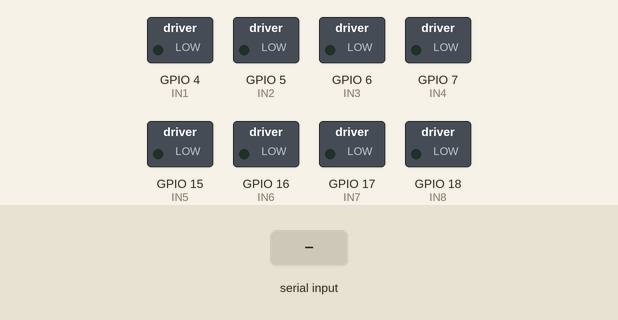
A sketch run on a simulated ESP32-S3. On the bench: switched loads named in the sketch (green lamp = pin HIGH). The test bench sets the inputs (shaded band). What the sketch prints to the serial monitor is not drawn.

Above: at 1.2 s.
1.3 s: "F\n" received over Serial
At 1.7 s:
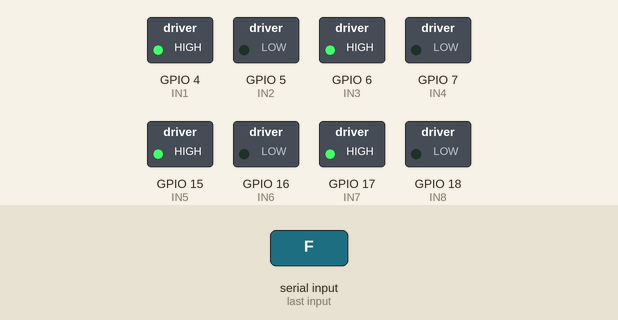
3.3 s: "B\n" received over Serial
At 3.7 s:
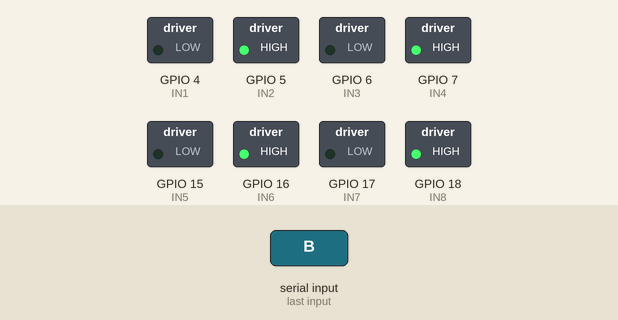
5.3 s: "SL\n" received over Serial
At 5.7 s:
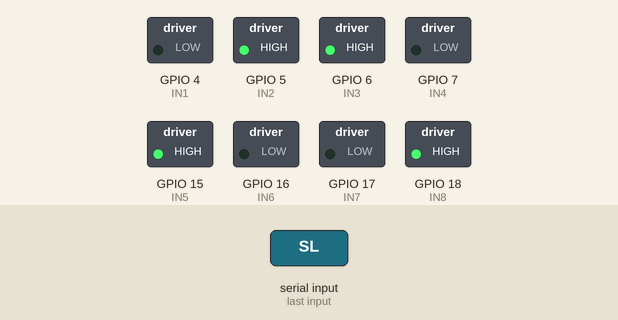
7.3 s: "SR\n" received over Serial
At 7.6 s:
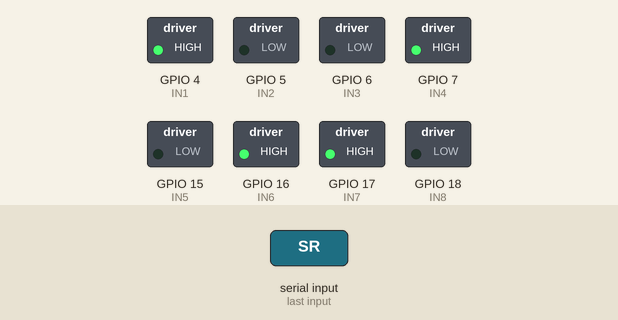
9.3 s: "RL\n" received over Serial
At 9.7 s:
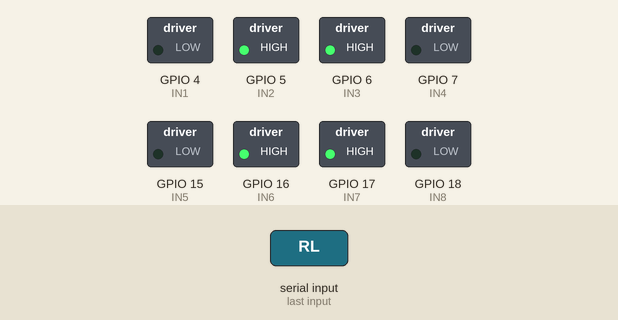
11.3 s: "RR\n" received over Serial
At 11.7 s:
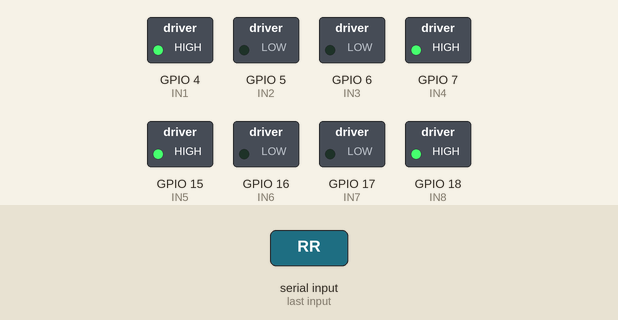
Timing chart, 0 to 14.3 s (numbered marks = the images above; inputs shaded):
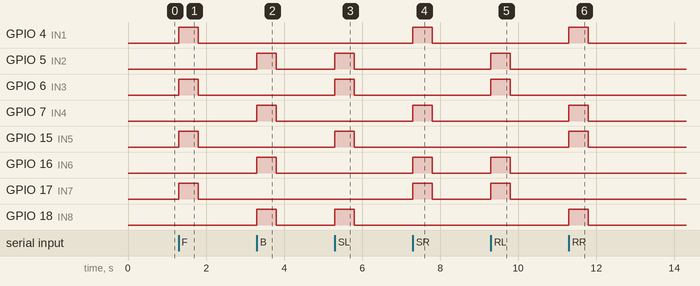

The sketch:

mecanum_car_esp32s3.ino
```cpp
// Mecanum Wheel Robot Car - ESP32-S3 (DevKitC-1) version
// Basado en https://robotlk.com/web-controlled-mecanum-wheel-robot-car-using-esp32/
// Cambios respecto al original:
//   1. Pines remapeados: el original usa GPIO 26-33, reservados/no expuestos en ESP32-S3.
//   2. Corregidas forwardLeft/forwardRight/backLeft/backRight (estaban cruzadas izq/der).
//   3. Watchdog: si no llega ningun comando en 500ms, detiene motores (evita carrito descontrolado
//      si se corta el cable o el proceso del otro lado se cuelga).
//   4. Control por Serial (USB) en vez de WiFi/HTTP: el ESP32 va conectado por cable directo
//      a la Raspberry Pi, así que no hace falta radio de por medio — un comando por línea,
//      mismo protocolo de texto (F/B/SL/SR/RL/RR/FL/FR/BL/BR/S) que antes viajaba como
//      ?move=<código> por HTTP. Ver Clients/Carrito_Client.py en deploy-raspberry-standalone/.

// Motor pins (ESP32-S3-DevKitC-1: evita 0,3,19,20,26-32,43-46)
int IN1 = 4,  IN2 = 5;   // Front Left
int IN3 = 6,  IN4 = 7;   // Front Right
int IN5 = 15, IN6 = 16;  // Back Left
int IN7 = 17, IN8 = 18;  // Back Right

unsigned long lastCmdTime = 0;
const unsigned long CMD_TIMEOUT = 500; // ms

void setup() {
  Serial.begin(115200);

  pinMode(IN1, OUTPUT); pinMode(IN2, OUTPUT);
  pinMode(IN3, OUTPUT); pinMode(IN4, OUTPUT);
  pinMode(IN5, OUTPUT); pinMode(IN6, OUTPUT);
  pinMode(IN7, OUTPUT); pinMode(IN8, OUTPUT);

  stopCar();
  lastCmdTime = millis();

  Serial.println("Listo. Comandos por Serial: F/B/SL/SR/RL/RR/FL/FR/BL/BR/S, uno por línea.");
}

void loop() {
  // Un comando por línea (terminada en '\n'), igual que antes era un query
  // param por request — se lee de a línea completa, no byte a byte, para no
  // ejecutar un comando a medio escribir.
  if (Serial.available()) {
    String linea = Serial.readStringUntil('\n');
    linea.trim();
    if (linea.length() > 0) {
      ejecutarComando(linea);
      lastCmdTime = millis();
    }
  }

  // Watchdog de seguridad: si no llega comando reciente, detener motores
  // (mismo timeout que antes; ahora protege contra un cable desconectado o
  // el proceso Python del otro lado colgado, no contra WiFi caído).
  if (millis() - lastCmdTime > CMD_TIMEOUT) {
    stopCar();
  }
}

// ===== Interpretar comando =====
void ejecutarComando(const String& move) {
  if (move == "F") forward();
  else if (move == "B") backward();
  else if (move == "SL") strafeLeft();
  else if (move == "SR") strafeRight();
  else if (move == "RL") rotateLeft();
  else if (move == "RR") rotateRight();
  else if (move == "FL") forwardLeft();
  else if (move == "FR") forwardRight();
  else if (move == "BL") backLeft();
  else if (move == "BR") backRight();
  else stopCar(); // incluye "S" y cualquier texto no reconocido
}

// ===== Motor Control Logic =====
void stopCar(){
  digitalWrite(IN1,LOW); digitalWrite(IN2,LOW);
  digitalWrite(IN3,LOW); digitalWrite(IN4,LOW);
  digitalWrite(IN5,LOW); digitalWrite(IN6,LOW);
  digitalWrite(IN7,LOW); digitalWrite(IN8,LOW);
}

void forward(){
  digitalWrite(IN1,HIGH); digitalWrite(IN2,LOW);
  digitalWrite(IN3,HIGH); digitalWrite(IN4,LOW);
  digitalWrite(IN5,HIGH); digitalWrite(IN6,LOW);
  digitalWrite(IN7,HIGH); digitalWrite(IN8,LOW);
}

void backward(){
  digitalWrite(IN1,LOW); digitalWrite(IN2,HIGH);
  digitalWrite(IN3,LOW); digitalWrite(IN4,HIGH);
  digitalWrite(IN5,LOW); digitalWrite(IN6,HIGH);
  digitalWrite(IN7,LOW); digitalWrite(IN8,HIGH);
}

void strafeRight(){
  digitalWrite(IN1,HIGH); digitalWrite(IN2,LOW);  // FL
  digitalWrite(IN3,LOW);  digitalWrite(IN4,HIGH); // FR
  digitalWrite(IN5,LOW);  digitalWrite(IN6,HIGH); // BL
  digitalWrite(IN7,HIGH); digitalWrite(IN8,LOW);  // BR
}

void strafeLeft(){
  digitalWrite(IN1,LOW);  digitalWrite(IN2,HIGH);
  digitalWrite(IN3,HIGH); digitalWrite(IN4,LOW);
  digitalWrite(IN5,HIGH); digitalWrite(IN6,LOW);
  digitalWrite(IN7,LOW);  digitalWrite(IN8,HIGH);
}

void rotateRight(){
  digitalWrite(IN1,HIGH); digitalWrite(IN2,LOW);
  digitalWrite(IN3,LOW);  digitalWrite(IN4,HIGH);
  digitalWrite(IN5,HIGH); digitalWrite(IN6,LOW);
  digitalWrite(IN7,LOW);  digitalWrite(IN8,HIGH);
}

void rotateLeft(){
  digitalWrite(IN1,LOW);  digitalWrite(IN2,HIGH);
  digitalWrite(IN3,HIGH); digitalWrite(IN4,LOW);
  digitalWrite(IN5,LOW);  digitalWrite(IN6,HIGH);
  digitalWrite(IN7,HIGH); digitalWrite(IN8,LOW);
}

// --- Diagonales corregidas (antes estaban cruzadas izq/der) ---

void forwardLeft(){
  digitalWrite(IN1,HIGH); digitalWrite(IN2,LOW);  // FL forward
  digitalWrite(IN3,LOW);  digitalWrite(IN4,LOW);  // FR stop
  digitalWrite(IN5,LOW);  digitalWrite(IN6,LOW);  // BL stop
  digitalWrite(IN7,HIGH); digitalWrite(IN8,LOW);  // BR forward
}

void forwardRight(){
  digitalWrite(IN1,LOW);  digitalWrite(IN2,LOW);  // FL stop
  digitalWrite(IN3,HIGH); digitalWrite(IN4,LOW);  // FR forward
  digitalWrite(IN5,HIGH); digitalWrite(IN6,LOW);  // BL forward
  digitalWrite(IN7,LOW);  digitalWrite(IN8,LOW);  // BR stop
}

void backLeft(){
  digitalWrite(IN1,LOW);  digitalWrite(IN2,LOW);  // FL stop
  digitalWrite(IN3,LOW);  digitalWrite(IN4,HIGH); // FR backward
  digitalWrite(IN5,LOW);  digitalWrite(IN6,HIGH); // BL backward
  digitalWrite(IN7,LOW);  digitalWrite(IN8,LOW);  // BR stop
}

void backRight(){
  digitalWrite(IN1,LOW);  digitalWrite(IN2,HIGH); // FL backward
  digitalWrite(IN3,LOW);  digitalWrite(IN4,LOW);  // FR stop
  digitalWrite(IN5,LOW);  digitalWrite(IN6,LOW);  // BL stop
  digitalWrite(IN7,LOW);  digitalWrite(IN8,HIGH); // BR backward
}
```

Measured:
- after the input at 1.3 s, GPIO 4 (IN1), GPIO 6 (IN3), GPIO 15 (IN5), GPIO 17 (IN7): LOW → HIGH at once, → LOW 0.50 s later
- after the input at 3.3 s, GPIO 5 (IN2), GPIO 7 (IN4), GPIO 16 (IN6), GPIO 18 (IN8): LOW → HIGH at once, → LOW 0.50 s later
- after the input at 5.3 s, GPIO 5 (IN2), GPIO 6 (IN3), GPIO 15 (IN5), GPIO 18 (IN8): LOW → HIGH at once, → LOW 0.50 s later
- after the input at 7.3 s, GPIO 4 (IN1), GPIO 7 (IN4), GPIO 16 (IN6), GPIO 17 (IN7): LOW → HIGH at once, → LOW 0.50 s later
- after the input at 9.3 s, GPIO 5 (IN2), GPIO 6 (IN3), GPIO 16 (IN6), GPIO 17 (IN7): LOW → HIGH at once, → LOW 0.50 s later
- after the input at 11.3 s, GPIO 4 (IN1), GPIO 7 (IN4), GPIO 15 (IN5), GPIO 18 (IN8): LOW → HIGH at once, → LOW 0.50 s later
